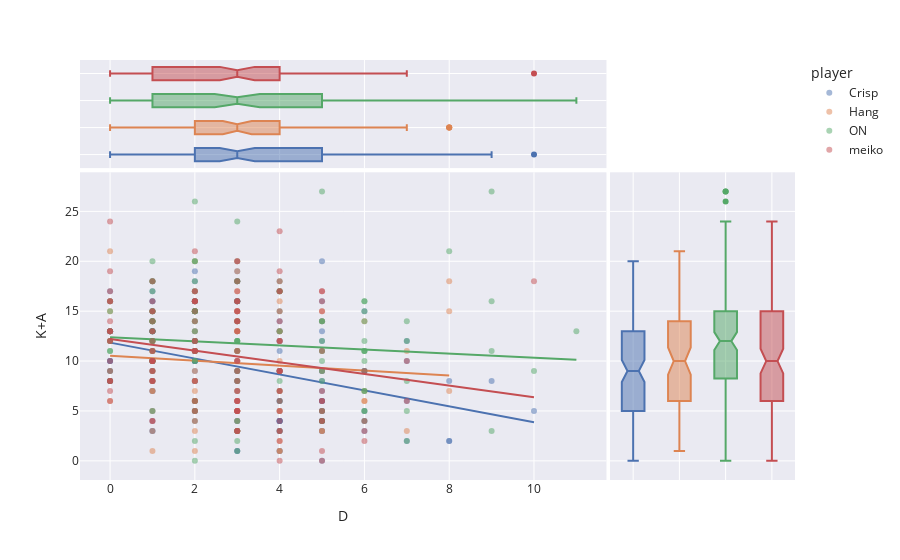

Notebook code for this chart:
### Code cell
fig = px.scatter(df_total, x="D", y = "K+A", color="player", marginal_y="box",  marginal_x="box", # can be `box`, `violin`
                         hover_data=df_total.columns, opacity = 0.5, trendline="ols", template="seaborn")
fig.show()

### Figure 1 — Plotly figure (JSON) as saved in the notebook; plotly's stock layout.template omitted (floating-point values rounded to 4 significant figures; data arrays with more than 128 entries replaced by an {"elided": "..."} marker saying what was removed)
{"data": [{"customdata": {"elided": "129x11 mixed values"}, "hovertemplate": "player=%{customdata[4]}<br>D=%{x}<br>K+A=%{y}<br>Champion=%{customdata[0]}<br>Result=%{customdata[1]}<br>Date=%{customdata[2]}<br>Game=%{customdata[3]}<br>Tournament=%{customdata[5]}<br>duration_minutes=%{customdata[6]}<br>K=%{customdata[7]}<br>A=%{customdata[8]}<br>match_result=%{customdata[9]}<br>match_type=%{customdata[10]}<extra></extra>", "legendgroup": "Crisp", "marker": {"color": "rgb(76,114,176)", "opacity": 0.5, "symbol": "circle"}, "mode": "markers", "name": "Crisp", "orientation": "v", "showlegend": true, "type": "scatter", "x": {"elided": "129 int values"}, "xaxis": "x", "y": {"elided": "129 int values"}, "yaxis": "y"}, {"alignmentgroup": "True", "customdata": {"elided": "129x11 mixed values"}, "hovertemplate": "player=%{customdata[4]}<br>D=%{x}<br>Champion=%{customdata[0]}<br>Result=%{customdata[1]}<br>Date=%{customdata[2]}<br>Game=%{customdata[3]}<br>Tournament=%{customdata[5]}<br>duration_minutes=%{customdata[6]}<br>K=%{customdata[7]}<br>A=%{customdata[8]}<br>match_result=%{customdata[9]}<br>match_type=%{customdata[10]}<extra></extra>", "legendgroup": "Crisp", "marker": {"color": "rgb(76,114,176)", "symbol": "circle"}, "name": "Crisp", "notched": true, "offsetgroup": "Crisp", "showlegend": false, "type": "box", "x": {"elided": "129 int values"}, "xaxis": "x3", "yaxis": "y3"}, {"alignmentgroup": "True", "customdata": {"elided": "129x11 mixed values"}, "hovertemplate": "player=%{customdata[4]}<br>K+A=%{y}<br>Champion=%{customdata[0]}<br>Result=%{customdata[1]}<br>Date=%{customdata[2]}<br>Game=%{customdata[3]}<br>Tournament=%{customdata[5]}<br>duration_minutes=%{customdata[6]}<br>K=%{customdata[7]}<br>A=%{customdata[8]}<br>match_result=%{customdata[9]}<br>match_type=%{customdata[10]}<extra></extra>", "legendgroup": "Crisp", "marker": {"color": "rgb(76,114,176)", "symbol": "circle"}, "name": "Crisp", "notched": true, "offsetgroup": "Crisp", "showlegend": false, "type": "box", "xaxis": "x2", "y": {"elided": "129 int values"}, "yaxis": "y2"}, {"hovertemplate": "<b>OLS trendline</b><br>K+A = -0.798952 * D + 11.8509<br>R<sup>2</sup>=0.121739<br><br>player=Crisp<br>D=%{x}<br>K+A=%{y} <b>(trend)</b><extra></extra>", "legendgroup": "Crisp", "marker": {"color": "rgb(76,114,176)", "symbol": "circle"}, "mode": "lines", "name": "Crisp", "showlegend": false, "type": "scatter", "x": {"elided": "129 int values"}, "xaxis": "x", "y": {"elided": "129 float values"}, "yaxis": "y"}, {"customdata": {"elided": "85x11 mixed values"}, "hovertemplate": "player=%{customdata[4]}<br>D=%{x}<br>K+A=%{y}<br>Champion=%{customdata[0]}<br>Result=%{customdata[1]}<br>Date=%{customdata[2]}<br>Game=%{customdata[3]}<br>Tournament=%{customdata[5]}<br>duration_minutes=%{customdata[6]}<br>K=%{customdata[7]}<br>A=%{customdata[8]}<br>match_result=%{customdata[9]}<br>match_type=%{customdata[10]}<extra></extra>", "legendgroup": "Hang", "marker": {"color": "rgb(221,132,82)", "opacity": 0.5, "symbol": "circle"}, "mode": "markers", "name": "Hang", "orientation": "v", "showlegend": true, "type": "scatter", "x": [6, 7, 5, 3, 3, 3, 4, 3, 4, 3, 0, 3, 5, 4, 5, 5, 2, 2, 5, 1, 1, 2, 1, 0, 4, 2, 1, 2, 3, 4, 3, 4, 2, 3, 2, 0, 8, 2, 2, 2, 3, 6, 2, 4, 2, 7, 2, 3, 4, 1, 3, 3, 2, 8, 2, 3, 0, 4, 4, 5, 3, 4, 8, 3, 0, 6, 1, 1, 2, 4, 3, 0, 1, 2, 6, 2, 3, 1, 3, 1, 2, 1, 1, 4, 1], "xaxis": "x", "y": [6, 3, 15, 11, 19, 13, 16, 15, 17, 15, 12, 3, 14, 13, 3, 9, 1, 6, 5, 7, 9, 15, 11, 21, 7, 7, 8, 8, 8, 10, 13, 1, 12, 13, 9, 6, 7, 11, 11, 11, 11, 6, 20, 5, 5, 11, 6, 17, 5, 7, 9, 10, 3, 18, 8, 4, 13, 9, 2, 3, 14, 13, 15, 18, 15, 14, 12, 14, 6, 12, 5, 16, 3, 15, 7, 13, 6, 18, 3, 15, 5, 5, 14, 1, 1], "yaxis": "y"}, {"alignmentgroup": "True", "customdata": {"elided": "85x11 mixed values"}, "hovertemplate": "player=%{customdata[4]}<br>D=%{x}<br>Champion=%{customdata[0]}<br>Result=%{customdata[1]}<br>Date=%{customdata[2]}<br>Game=%{customdata[3]}<br>Tournament=%{customdata[5]}<br>duration_minutes=%{customdata[6]}<br>K=%{customdata[7]}<br>A=%{customdata[8]}<br>match_result=%{customdata[9]}<br>match_type=%{customdata[10]}<extra></extra>", "legendgroup": "Hang", "marker": {"color": "rgb(221,132,82)", "symbol": "circle"}, "name": "Hang", "notched": true, "offsetgroup": "Hang", "showlegend": false, "type": "box", "x": [6, 7, 5, 3, 3, 3, 4, 3, 4, 3, 0, 3, 5, 4, 5, 5, 2, 2, 5, 1, 1, 2, 1, 0, 4, 2, 1, 2, 3, 4, 3, 4, 2, 3, 2, 0, 8, 2, 2, 2, 3, 6, 2, 4, 2, 7, 2, 3, 4, 1, 3, 3, 2, 8, 2, 3, 0, 4, 4, 5, 3, 4, 8, 3, 0, 6, 1, 1, 2, 4, 3, 0, 1, 2, 6, 2, 3, 1, 3, 1, 2, 1, 1, 4, 1], "xaxis": "x3", "yaxis": "y3"}, {"alignmentgroup": "True", "customdata": {"elided": "85x11 mixed values"}, "hovertemplate": "player=%{customdata[4]}<br>K+A=%{y}<br>Champion=%{customdata[0]}<br>Result=%{customdata[1]}<br>Date=%{customdata[2]}<br>Game=%{customdata[3]}<br>Tournament=%{customdata[5]}<br>duration_minutes=%{customdata[6]}<br>K=%{customdata[7]}<br>A=%{customdata[8]}<br>match_result=%{customdata[9]}<br>match_type=%{customdata[10]}<extra></extra>", "legendgroup": "Hang", "marker": {"color": "rgb(221,132,82)", "symbol": "circle"}, "name": "Hang", "notched": true, "offsetgroup": "Hang", "showlegend": false, "type": "box", "xaxis": "x2", "y": [6, 3, 15, 11, 19, 13, 16, 15, 17, 15, 12, 3, 14, 13, 3, 9, 1, 6, 5, 7, 9, 15, 11, 21, 7, 7, 8, 8, 8, 10, 13, 1, 12, 13, 9, 6, 7, 11, 11, 11, 11, 6, 20, 5, 5, 11, 6, 17, 5, 7, 9, 10, 3, 18, 8, 4, 13, 9, 2, 3, 14, 13, 15, 18, 15, 14, 12, 14, 6, 12, 5, 16, 3, 15, 7, 13, 6, 18, 3, 15, 5, 5, 14, 1, 1], "yaxis": "y2"}, {"hovertemplate": "<b>OLS trendline</b><br>K+A = -0.247955 * D + 10.5351<br>R<sup>2</sup>=0.008696<br><br>player=Hang<br>D=%{x}<br>K+A=%{y} <b>(trend)</b><extra></extra>", "legendgroup": "Hang", "marker": {"color": "rgb(221,132,82)", "symbol": "circle"}, "mode": "lines", "name": "Hang", "showlegend": false, "type": "scatter", "x": [0, 0, 0, 0, 0, 0, 1, 1, 1, 1, 1, 1, 1, 1, 1, 1, 1, 1, 1, 2, 2, 2, 2, 2, 2, 2, 2, 2, 2, 2, 2, 2, 2, 2, 2, 2, 2, 2, 3, 3, 3, 3, 3, 3, 3, 3, 3, 3, 3, 3, 3, 3, 3, 3, 3, 3, 3, 4, 4, 4, 4, 4, 4, 4, 4, 4, 4, 4, 4, 4, 5, 5, 5, 5, 5, 5, 6, 6, 6, 6, 7, 7, 8, 8, 8], "xaxis": "x", "y": [10.54, 10.54, 10.54, 10.54, 10.54, 10.54, 10.29, 10.29, 10.29, 10.29, 10.29, 10.29, 10.29, 10.29, 10.29, 10.29, 10.29, 10.29, 10.29, 10.04, 10.04, 10.04, 10.04, 10.04, 10.04, 10.04, 10.04, 10.04, 10.04, 10.04, 10.04, 10.04, 10.04, 10.04, 10.04, 10.04, 10.04, 10.04, 9.791, 9.791, 9.791, 9.791, 9.791, 9.791, 9.791, 9.791, 9.791, 9.791, 9.791, 9.791, 9.791, 9.791, 9.791, 9.791, 9.791, 9.791, 9.791, 9.543, 9.543, 9.543, 9.543, 9.543, 9.543, 9.543, 9.543, 9.543, 9.543, 9.543, 9.543, 9.543, 9.295, 9.295, 9.295, 9.295, 9.295, 9.295, 9.047, 9.047, 9.047, 9.047, 8.799, 8.799, 8.551, 8.551, 8.551], "yaxis": "y"}, {"customdata": {"elided": "139x11 mixed values"}, "hovertemplate": "player=%{customdata[4]}<br>D=%{x}<br>K+A=%{y}<br>Champion=%{customdata[0]}<br>Result=%{customdata[1]}<br>Date=%{customdata[2]}<br>Game=%{customdata[3]}<br>Tournament=%{customdata[5]}<br>duration_minutes=%{customdata[6]}<br>K=%{customdata[7]}<br>A=%{customdata[8]}<br>match_result=%{customdata[9]}<br>match_type=%{customdata[10]}<extra></extra>", "legendgroup": "ON", "marker": {"color": "rgb(85,168,104)", "opacity": 0.5, "symbol": "circle"}, "mode": "markers", "name": "ON", "orientation": "v", "showlegend": true, "type": "scatter", "x": {"elided": "139 int values"}, "xaxis": "x", "y": {"elided": "139 int values"}, "yaxis": "y"}, {"alignmentgroup": "True", "customdata": {"elided": "139x11 mixed values"}, "hovertemplate": "player=%{customdata[4]}<br>D=%{x}<br>Champion=%{customdata[0]}<br>Result=%{customdata[1]}<br>Date=%{customdata[2]}<br>Game=%{customdata[3]}<br>Tournament=%{customdata[5]}<br>duration_minutes=%{customdata[6]}<br>K=%{customdata[7]}<br>A=%{customdata[8]}<br>match_result=%{customdata[9]}<br>match_type=%{customdata[10]}<extra></extra>", "legendgroup": "ON", "marker": {"color": "rgb(85,168,104)", "symbol": "circle"}, "name": "ON", "notched": true, "offsetgroup": "ON", "showlegend": false, "type": "box", "x": {"elided": "139 int values"}, "xaxis": "x3", "yaxis": "y3"}, {"alignmentgroup": "True", "customdata": {"elided": "139x11 mixed values"}, "hovertemplate": "player=%{customdata[4]}<br>K+A=%{y}<br>Champion=%{customdata[0]}<br>Result=%{customdata[1]}<br>Date=%{customdata[2]}<br>Game=%{customdata[3]}<br>Tournament=%{customdata[5]}<br>duration_minutes=%{customdata[6]}<br>K=%{customdata[7]}<br>A=%{customdata[8]}<br>match_result=%{customdata[9]}<br>match_type=%{customdata[10]}<extra></extra>", "legendgroup": "ON", "marker": {"color": "rgb(85,168,104)", "symbol": "circle"}, "name": "ON", "notched": true, "offsetgroup": "ON", "showlegend": false, "type": "box", "xaxis": "x2", "y": {"elided": "139 int values"}, "yaxis": "y2"}, {"hovertemplate": "<b>OLS trendline</b><br>K+A = -0.204414 * D + 12.384<br>R<sup>2</sup>=0.008755<br><br>player=ON<br>D=%{x}<br>K+A=%{y} <b>(trend)</b><extra></extra>", "legendgroup": "ON", "marker": {"color": "rgb(85,168,104)", "symbol": "circle"}, "mode": "lines", "name": "ON", "showlegend": false, "type": "scatter", "x": {"elided": "139 int values"}, "xaxis": "x", "y": {"elided": "139 float values"}, "yaxis": "y"}, {"customdata": {"elided": "131x11 mixed values"}, "hovertemplate": "player=%{customdata[4]}<br>D=%{x}<br>K+A=%{y}<br>Champion=%{customdata[0]}<br>Result=%{customdata[1]}<br>Date=%{customdata[2]}<br>Game=%{customdata[3]}<br>Tournament=%{customdata[5]}<br>duration_minutes=%{customdata[6]}<br>K=%{customdata[7]}<br>A=%{customdata[8]}<br>match_result=%{customdata[9]}<br>match_type=%{customdata[10]}<extra></extra>", "legendgroup": "meiko", "marker": {"color": "rgb(196,78,82)", "opacity": 0.5, "symbol": "circle"}, "mode": "markers", "name": "meiko", "orientation": "v", "showlegend": true, "type": "scatter", "x": {"elided": "131 int values"}, "xaxis": "x", "y": {"elided": "131 int values"}, "yaxis": "y"}, {"alignmentgroup": "True", "customdata": {"elided": "131x11 mixed values"}, "hovertemplate": "player=%{customdata[4]}<br>D=%{x}<br>Champion=%{customdata[0]}<br>Result=%{customdata[1]}<br>Date=%{customdata[2]}<br>Game=%{customdata[3]}<br>Tournament=%{customdata[5]}<br>duration_minutes=%{customdata[6]}<br>K=%{customdata[7]}<br>A=%{customdata[8]}<br>match_result=%{customdata[9]}<br>match_type=%{customdata[10]}<extra></extra>", "legendgroup": "meiko", "marker": {"color": "rgb(196,78,82)", "symbol": "circle"}, "name": "meiko", "notched": true, "offsetgroup": "meiko", "showlegend": false, "type": "box", "x": {"elided": "131 int values"}, "xaxis": "x3", "yaxis": "y3"}, {"alignmentgroup": "True", "customdata": {"elided": "131x11 mixed values"}, "hovertemplate": "player=%{customdata[4]}<br>K+A=%{y}<br>Champion=%{customdata[0]}<br>Result=%{customdata[1]}<br>Date=%{customdata[2]}<br>Game=%{customdata[3]}<br>Tournament=%{customdata[5]}<br>duration_minutes=%{customdata[6]}<br>K=%{customdata[7]}<br>A=%{customdata[8]}<br>match_result=%{customdata[9]}<br>match_type=%{customdata[10]}<extra></extra>", "legendgroup": "meiko", "marker": {"color": "rgb(196,78,82)", "symbol": "circle"}, "name": "meiko", "notched": true, "offsetgroup": "meiko", "showlegend": false, "type": "box", "xaxis": "x2", "y": {"elided": "131 int values"}, "yaxis": "y2"}, {"hovertemplate": "<b>OLS trendline</b><br>K+A = -0.584331 * D + 12.2113<br>R<sup>2</sup>=0.042222<br><br>player=meiko<br>D=%{x}<br>K+A=%{y} <b>(trend)</b><extra></extra>", "legendgroup": "meiko", "marker": {"color": "rgb(196,78,82)", "symbol": "circle"}, "mode": "lines", "name": "meiko", "showlegend": false, "type": "scatter", "x": {"elided": "131 int values"}, "xaxis": "x", "y": {"elided": "131 float values"}, "yaxis": "y"}], "layout": {"legend": {"title": {"text": "player"}, "tracegroupgap": 0}, "margin": {"t": 60}, "xaxis": {"anchor": "y", "domain": [0, 0.7363], "title": {"text": "D"}}, "xaxis2": {"anchor": "y2", "domain": [0.7413, 1], "matches": "x2", "showline": false, "showticklabels": false, "ticks": ""}, "xaxis3": {"anchor": "y3", "domain": [0, 0.7363], "matches": "x", "showticklabels": false}, "xaxis4": {"anchor": "y4", "domain": [0.7413, 1], "matches": "x2", "showline": false, "showticklabels": false, "ticks": ""}, "yaxis": {"anchor": "x", "domain": [0, 0.7326], "title": {"text": "K+A"}}, "yaxis2": {"anchor": "x2", "domain": [0, 0.7326], "matches": "y", "showticklabels": false}, "yaxis3": {"anchor": "x3", "domain": [0.7426, 1], "matches": "y3", "showline": false, "showticklabels": false, "ticks": ""}, "yaxis4": {"anchor": "x4", "domain": [0.7426, 1], "matches": "y3", "showline": false, "showticklabels": false, "ticks": ""}}}
